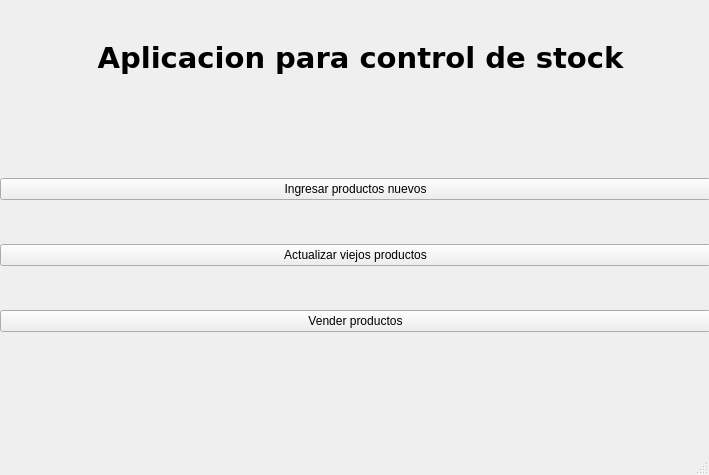
<?xml version="1.0" encoding="UTF-8"?>
<ui version="4.0">
 <class>MainWindow</class>
 <widget class="QMainWindow" name="MainWindow">
  <property name="geometry">
   <rect>
    <x>0</x>
    <y>0</y>
    <width>709</width>
    <height>475</height>
   </rect>
  </property>
  <property name="windowTitle">
   <string>MainWindow</string>
  </property>
  <widget class="QWidget" name="centralwidget">
   <widget class="QWidget" name="gridLayoutWidget">
    <property name="geometry">
     <rect>
      <x>0</x>
      <y>140</y>
      <width>711</width>
      <height>231</height>
     </rect>
    </property>
    <layout class="QGridLayout" name="gridLayout">
     <item row="1" column="0">
      <widget class="QPushButton" name="btn_update">
       <property name="text">
        <string>Actualizar viejos productos</string>
       </property>
      </widget>
     </item>
     <item row="0" column="0">
      <widget class="QPushButton" name="btn_ingresar">
       <property name="text">
        <string>Ingresar productos nuevos</string>
       </property>
      </widget>
     </item>
     <item row="2" column="0">
      <widget class="QPushButton" name="btn_venta">
       <property name="text">
        <string>Vender productos</string>
       </property>
      </widget>
     </item>
    </layout>
   </widget>
   <widget class="QLabel" name="label">
    <property name="geometry">
     <rect>
      <x>95</x>
      <y>2</y>
      <width>531</width>
      <height>111</height>
     </rect>
    </property>
    <property name="font">
     <font>
      <family>Verdana</family>
      <pointsize>22</pointsize>
      <weight>75</weight>
      <bold>true</bold>
     </font>
    </property>
    <property name="text">
     <string>Aplicacion para control de stock</string>
    </property>
    <property name="alignment">
     <set>Qt::AlignCenter</set>
    </property>
   </widget>
  </widget>
  <widget class="QMenuBar" name="menubar">
   <property name="geometry">
    <rect>
     <x>0</x>
     <y>0</y>
     <width>709</width>
     <height>22</height>
    </rect>
   </property>
  </widget>
  <widget class="QStatusBar" name="statusbar"/>
 </widget>
 <resources/>
 <connections/>
</ui>
